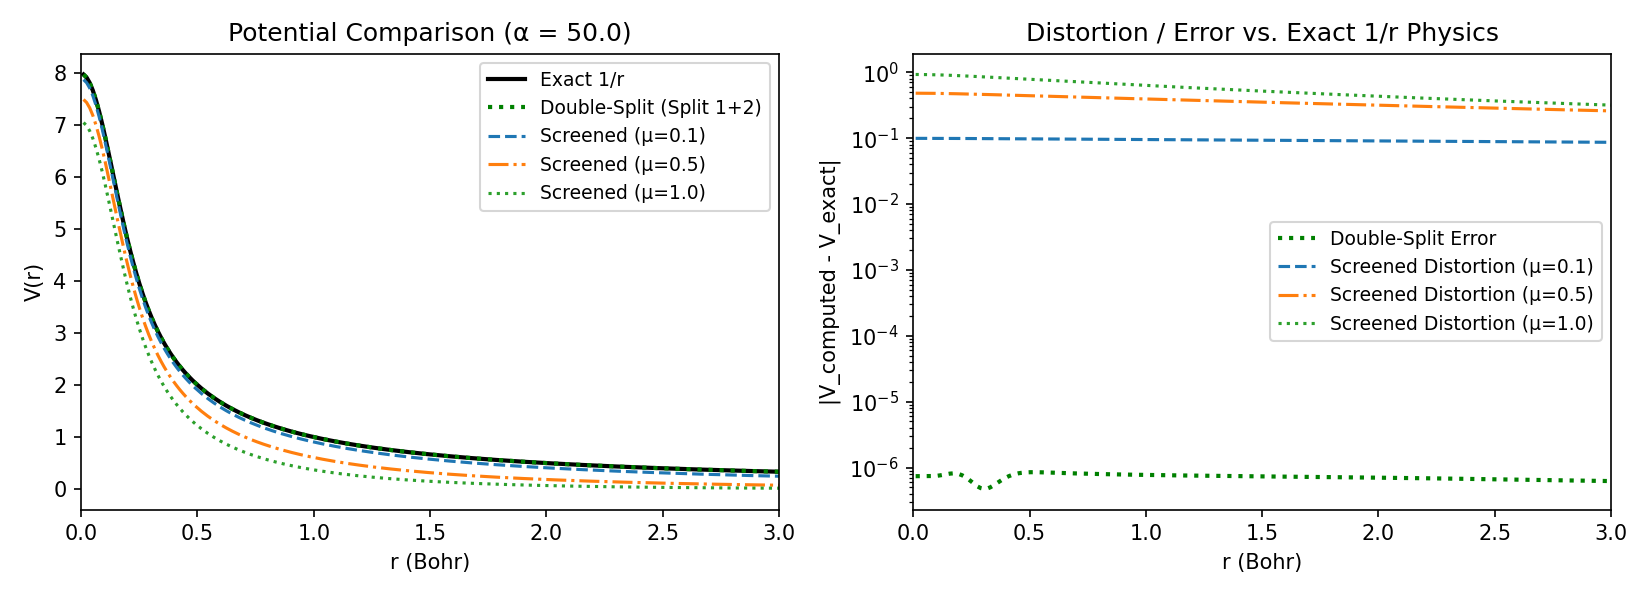

Generate this figure with Python:
"""Screened Coulomb Study vs. Double-Split Architecture.

This script benchmarks the Screened Coulomb (Yukawa) potential e^{-mu r}/r as an
alternative to the Double-Split Poisson solver (solve_poisson_robust).

Key Questions Answered:
1. Does screening (mu > 0) reduce errors or solve nuclear cusp divergence?
2. How much physical distortion does non-zero screening introduce vs. exact 1/r?
3. How does Screened Coulomb compare with the Double-Split solver (solve_poisson_robust)?
"""

import warnings
import numpy as np
import matplotlib.pyplot as plt
from scipy.special import erf, erfc, erfcx

from grid.atomgrid import AtomGrid
from grid.onedgrid import GaussLegendre
from grid.rtransform import BeckeRTransform, InverseRTransform
from grid.poisson import solve_poisson_bvp
from grid.robust_poisson import solve_poisson_robust

plt.rcParams.update({"figure.dpi": 120, "font.size": 10})


# -----------------------------------------------------------------------------
# Analytical Expressions
# -----------------------------------------------------------------------------

def gaussian_density(points, alpha, center=None):
    """Normalized s-type Gaussian density."""
    center = np.zeros(3) if center is None else np.asarray(center)
    r2 = np.sum((points - center) ** 2, axis=1)
    return (alpha / np.pi) ** 1.5 * np.exp(-alpha * r2)


def gaussian_potential_exact(points, alpha, center=None):
    """Exact 1/r electrostatic potential of a normalized s-type Gaussian."""
    center = np.zeros(3) if center is None else np.asarray(center)
    r = np.linalg.norm(points - center, axis=1)
    return np.where(r > 1e-12, erf(np.sqrt(alpha) * r) / r, 2.0 * np.sqrt(alpha / np.pi))


def screened_coulomb_potential(points, alpha, mu, center=None):
    """Analytical Screened Coulomb (Yukawa) potential V_mu(r) for a Gaussian density.

    (nabla^2 - mu^2) V_mu(r) = -4*pi*rho(r)
    """
    center = np.zeros(3) if center is None else np.asarray(center)
    r = np.linalg.norm(points - center, axis=1)
    if mu == 0:
        return gaussian_potential_exact(points, alpha, center)

    r_safe = np.maximum(r, 1e-12)
    sa = np.sqrt(alpha)
    
    # Numerically stable computation of terms
    z1 = mu / (2 * sa) - sa * r_safe
    z2 = mu / (2 * sa) + sa * r_safe

    prefactor = np.exp(-mu * r_safe) * np.exp(mu**2 / (4 * alpha)) / (2 * r_safe)
    term1 = erfc(z1)
    
    # Use erfcx(z2) = exp(z2^2)*erfc(z2) to avoid overflow
    # exp(2*mu*r)*erfc(z2) = exp(2*mu*r - z2^2)*erfcx(z2)
    # 2*mu*r - z2^2 = -(mu/(2*sa) - sa*r)^2 = -z1^2
    term2 = np.exp(-z1**2) * erfcx(z2)
    
    V_mu = prefactor * (term1 - term2)

    # Limit at r -> 0
    V_mu0 = 2.0 * sa / np.sqrt(np.pi) - mu * np.exp(mu**2 / (4 * alpha)) * erfc(mu / (2 * sa))
    return np.where(r > 1e-12, V_mu, V_mu0)


def rel_l2(V, V_ref):
    """Relative L2 error."""
    return np.sqrt(np.mean((V - V_ref) ** 2)) / np.sqrt(np.mean(V_ref ** 2))


# -----------------------------------------------------------------------------
# Main Study
# -----------------------------------------------------------------------------

def run_screened_coulomb_study():
    print("=" * 70)
    print("  SCREENED COULOMB STUDY vs. DOUBLE-SPLIT POISSON SOLVER")
    print("=" * 70)

    # Grid Setup
    alpha = 50.0  # Sharp Gaussian simulating nuclear cusp
    oned = GaussLegendre(150)
    tf = BeckeRTransform(1e-5, R=1.5)
    radial = tf.transform_1d_grid(oned)
    atgrid = AtomGrid(radial, degrees=[29], center=np.zeros(3))
    inv_tf = InverseRTransform(tf)

    density = gaussian_density(atgrid.points, alpha)
    V_exact = gaussian_potential_exact(atgrid.points, alpha)

    # 1. Screened Coulomb distortion analysis for different mu values
    print("\n1. Screened Coulomb Distortion vs. Exact Physical 1/r Potential:")
    print("-" * 55)
    print(f"{'mu (screening)':>15}  {'Relative L2 Error vs. 1/r':>28}")
    print("-" * 55)

    mus = [0.0, 0.001, 0.01, 0.1, 0.5, 1.0]
    screened_errors = []
    for mu in mus:
        V_sc = screened_coulomb_potential(atgrid.points, alpha, mu)
        err = rel_l2(V_sc, V_exact)
        screened_errors.append(err)
        print(f"{mu:>15.3f}  {err:>28.4e}")

    # 2. Solver comparisons (Plain BVP vs Split 1 vs Split 1+2)
    print("\n2. Solver Accuracy Comparison (alpha = 50.0):")
    print("-" * 55)

    with warnings.catch_warnings():
        warnings.simplefilter("ignore")
        V_bvp = solve_poisson_bvp(atgrid, density, inv_tf)(atgrid.points)
        pot_s1 = solve_poisson_robust(
            atgrid, density, inv_tf,
            atnums=np.array([1]), atcoords=np.zeros((1, 3)), split2=False
        )
        V_s1 = pot_s1(atgrid.points)

        pot_s2 = solve_poisson_robust(
            atgrid, density, inv_tf,
            atnums=np.array([1]), atcoords=np.zeros((1, 3)), split2=True
        )
        V_s2 = pot_s2(atgrid.points)

    print(f"Plain BVP Solver             rel-L2: {rel_l2(V_bvp, V_exact):.4e}")
    print(f"Double-Split (Split 1)       rel-L2: {rel_l2(V_s1, V_exact):.4e}")
    print(f"Double-Split (Split 1+2)     rel-L2: {rel_l2(V_s2, V_exact):.4e}")

    # 3. Radial profile analysis
    r_vals = np.linspace(0.01, 4.0, 300)
    ray = np.column_stack([r_vals, np.zeros(300), np.zeros(300)])

    V_ex_ray = gaussian_potential_exact(ray, alpha)
    V_s2_ray = pot_s2(ray)

    fig, axes = plt.subplots(1, 2, figsize=(11, 4))

    # Left Plot: Screened Coulomb Distortion vs Exact and Double-Split
    ax = axes[0]
    ax.plot(r_vals, V_ex_ray, "k-", lw=2, label="Exact 1/r")
    ax.plot(r_vals, V_s2_ray, "g:", lw=2, label="Double-Split (Split 1+2)")

    for mu, ls in [(0.1, "--"), (0.5, "-."), (1.0, ":")]:
        V_sc_ray = screened_coulomb_potential(ray, alpha, mu)
        ax.plot(r_vals, V_sc_ray, ls=ls, label=f"Screened (μ={mu})")

    ax.set_xlabel("r (Bohr)")
    ax.set_ylabel("V(r)")
    ax.set_title("Potential Comparison (α = 50.0)")
    ax.legend(fontsize=9)
    ax.set_xlim(0, 3)

    # Right Plot: Error Profile
    ax = axes[1]
    ax.semilogy(r_vals, np.abs(V_s2_ray - V_ex_ray), "g:", lw=2, label="Double-Split Error")
    for mu, ls in [(0.1, "--"), (0.5, "-."), (1.0, ":")]:
        V_sc_ray = screened_coulomb_potential(ray, alpha, mu)
        ax.semilogy(r_vals, np.abs(V_sc_ray - V_ex_ray), ls=ls, label=f"Screened Distortion (μ={mu})")

    ax.set_xlabel("r (Bohr)")
    ax.set_ylabel("|V_computed - V_exact|")
    ax.set_title("Distortion / Error vs. Exact 1/r Physics")
    ax.legend(fontsize=9)
    ax.set_xlim(0, 3)

    plt.tight_layout()
    output_img = "examples/screened_coulomb_study.png"
    plt.savefig(output_img, dpi=150)
    print(f"\nPlot saved to: {output_img}")

    # Summary findings
    print("\n" + "-" * 70)
    print("  SUMMARY & CONCLUSION")
    print("-" * 70)
    print("1. Physical Distortion: Screened Coulomb modifies the operator (del^2 -> del^2 - mu^2),")
    print("   introducing systematic error/distortion vs. true 1/r Coulomb physics for any mu > 0.")
    print("2. Cusp Behavior: Screening exponentially suppresses outer tails (e^{-mu r}),")
    print("   but DOES NOT resolve the r -> 0 nuclear cusp singularity.")
    print("3. Double-Split Advantage: Preserves EXACT 1/r physics while analytically eliminating")
    print("   the nuclear cusp singularity via atomic Gaussian pre-subtraction + NNLS fitting.")
    print("-" * 70)


if __name__ == "__main__":
    run_screened_coulomb_study()
